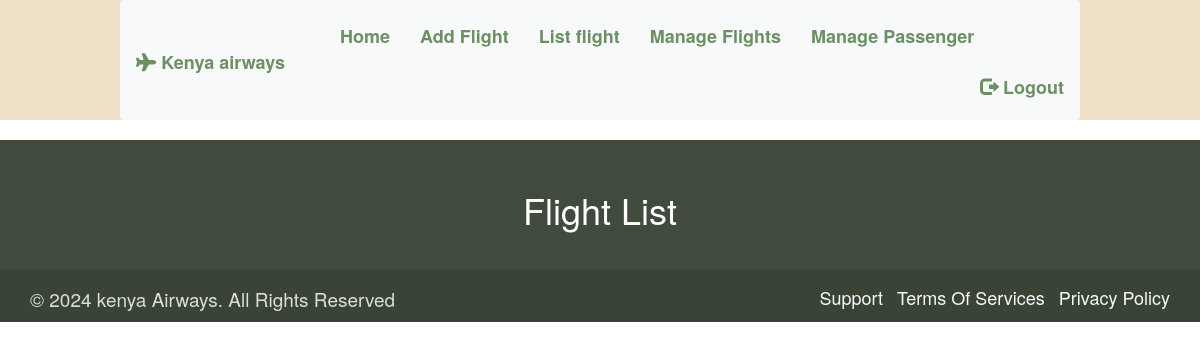
The page /flight-list.php on the database as committed earlier.
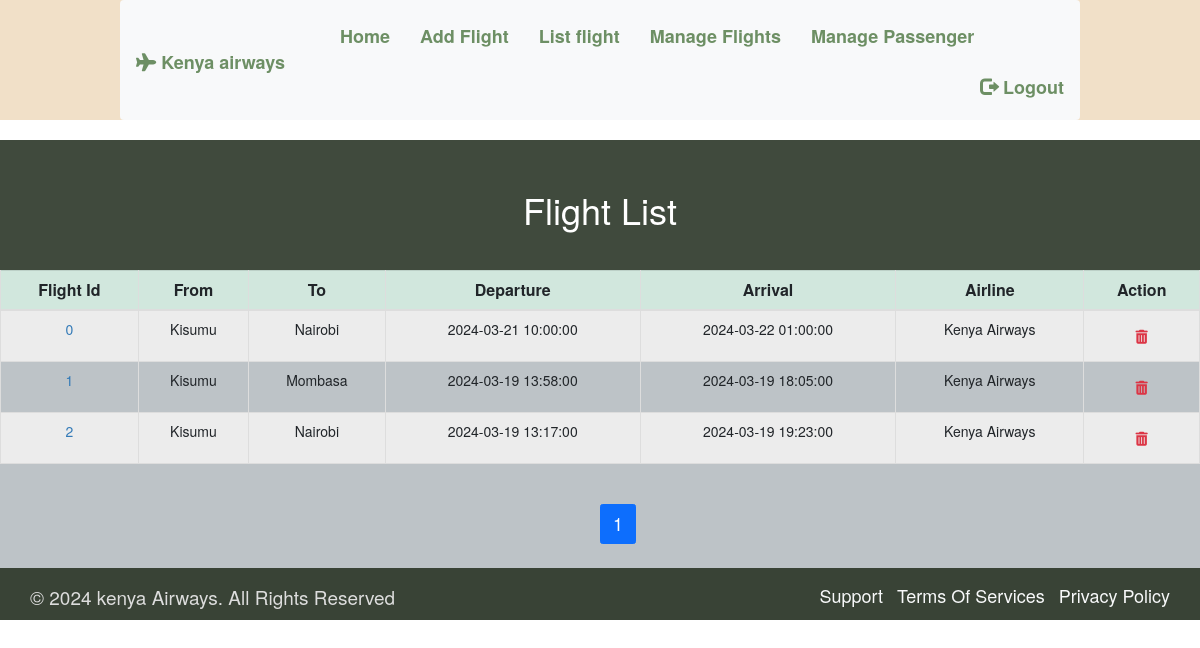
The same page on the database as committed later.
### tables this page shows
CREATE TABLE `flights` (
  `flight_id` int(11) NOT NULL,
  `admin_id` int(11) NOT NULL,
  `source` varchar(50) NOT NULL,
  `destination` varchar(50) NOT NULL,
  `departure` datetime NOT NULL,
  `arrival` datetime NOT NULL,
  `flightname` varchar(50) NOT NULL,
  `Aseats` int(11) NOT NULL,
  `Aprice` int(11) NOT NULL,
  `Bseats` int(11) NOT NULL,
  `Bprice` int(11) NOT NULL,
  `Cseats` int(11) NOT NULL,
  `Cprice` int(11) NOT NULL
);

### flight-list.php (the view, shortened to what the changed rows need)
<?php
include "includes/dbconn.php";
$currentPage = isset($_GET['page']) ? $_GET['page'] : 1;
$itemsPerPage = 6;
$startIndex = ($currentPage - 1) * $itemsPerPage;
$query = "SELECT * FROM Flights ORDER BY flight_id DESC LIMIT $startIndex, $itemsPerPage";
$stmt = mysqli_stmt_init($conn);
mysqli_stmt_prepare($stmt, $query);
mysqli_stmt_execute($stmt);
$result = mysqli_stmt_get_result($stmt);
$totalFlightsQuery = "SELECT COUNT(*) AS total FROM Flights";
$totalFlightsResult = mysqli_query($conn, $totalFlightsQuery);
$totalFlights = mysqli_fetch_assoc($totalFlightsResult)['total'];
$totalPages = ceil($totalFlights / $itemsPerPage);
?>
<!DOCTYPE html>
<html lang="en">
<head>
  	<link href="css/bootstrap.min.css" rel="stylesheet" >
	<link href="css/font-awesome.min.css" rel="stylesheet" >
    <link rel="stylesheet" href="css/flightlist.css">
    <link rel="stylesheet" href="css/global.css">
    <link rel="stylesheet" href="https://maxcdn.bootstrapcdn.com/bootstrap/3.4.1/css/bootstrap.min.css">
</head>
<body>
    <main>
    <section id="center" class="center_o">
        <div class="container">
        <div class="row center_o1 text-center text-captitalize">
        <div class="col-md-12">
            <h1 class="text-white">Flight List</h1>
        </div>
        </div>
        </div>
    </section>
        <section style=" background-color:#bdc3c7;">
            <?php if (mysqli_num_rows($result) > 0) { ?>
                        <table class="table table-bordered table-striped table-hover">
                        <thead class="table-success text-center text-dark" style="font-size: 16px; font-weight: 700;">
                                <tr>
                                    <td scope="col">Flight Id</td>
                                    <td scope="col">From</td>
                                    <td scope="col">To</td>
                                    <td scope="col">Departure</td>
                                    <td scope="col">Arrival</td>
                                    <td scope="col">Airline</td>
                                    <td scope="col">Action</td>
                                </tr>
                            </thead>
                        <tbody>
                            <?php
                                $query = "SELECT * FROM Flights ORDER BY flight_id ASC LIMIT $startIndex, $itemsPerPage";
                                $stmt = mysqli_stmt_init($conn);
                                mysqli_stmt_prepare($stmt, $query);
                                mysqli_stmt_execute($stmt);
                                $result = mysqli_stmt_get_result($stmt);
                                while ($row = mysqli_fetch_assoc($result)) { ?>
                                   <?php  echo "
                                        <tr class='text-center'>
                                            <td scope='row'>
                                                <a href='pass_list.php?flight_id=".$row['flight_id']."'>
                                            ".$row['flight_id']." </a> </td>
                                            </td>
                                                <td>".$row['source']."</td>
                                                <td>".$row['destination']."</td>
                                                <td>".$row['departure']."</td>
                                                <td>".$row['arrival']."</td>
                                                <td>".$row['flightname']."</td>
                                            <td>
                                                <form action='flight-list.php' method='post'>
                                                <input name='flight_id' type='hidden' value=".$row['flight_id'].">
                                                <button class='btn' type='submit' name='delete_flight'>
                                                <i class='text-danger fa fa-trash'></i>
                                                </button>
                                                </form>
                                            </td>
                                        </tr>
                                    "; ?>
                            <?php } ?>
                        </tbody>
                    </table>
                    <nav aria-label="Flight pagination">
                        <ul class="pagination justify-content-center" style="margin-left: 50%;">
                            <?php for ($i = 1; $i <= $totalPages; $i++) { ?>
                                <li class="page-item <?php echo $currentPage == $i ? 'active' : ''; ?>">
                                    <a class="page-link" href="?page=<?php echo $i; ?>"><?php echo $i; ?></a>
                                </li>
                            <?php } ?>
                        </ul>
                    </nav>
            <?php } ?>
        </section>
    </main>
</body>
</html>

Rows that differ between the two databases and show on the page:
added flights: flight_id "0", source "Kisumu", destination "Nairobi", departure "2024-03-21 10:00:00", arrival "2024-03-22 01:00:00", flightname "Kenya Airways"
added flights: flight_id "1", source "Kisumu", destination "Mombasa", departure "2024-03-19 13:58:00", arrival "2024-03-19 18:05:00", flightname "Kenya Airways"
added flights: flight_id "2", source "Kisumu", destination "Nairobi", departure "2024-03-19 13:17:00", arrival "2024-03-19 19:23:00", flightname "Kenya Airways"
Other text that changed with them:
text now shown: "Flight Id From To Departure Arrival Airline Action"
new list line: "1"
